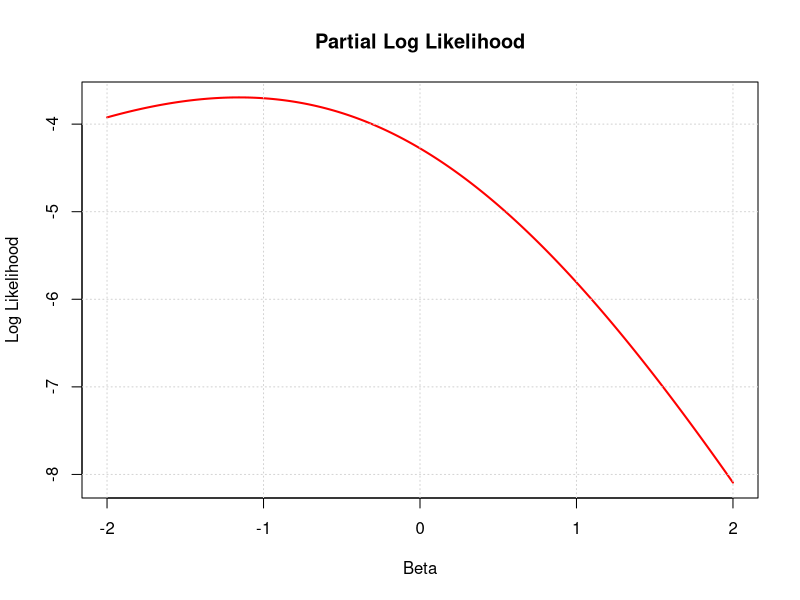
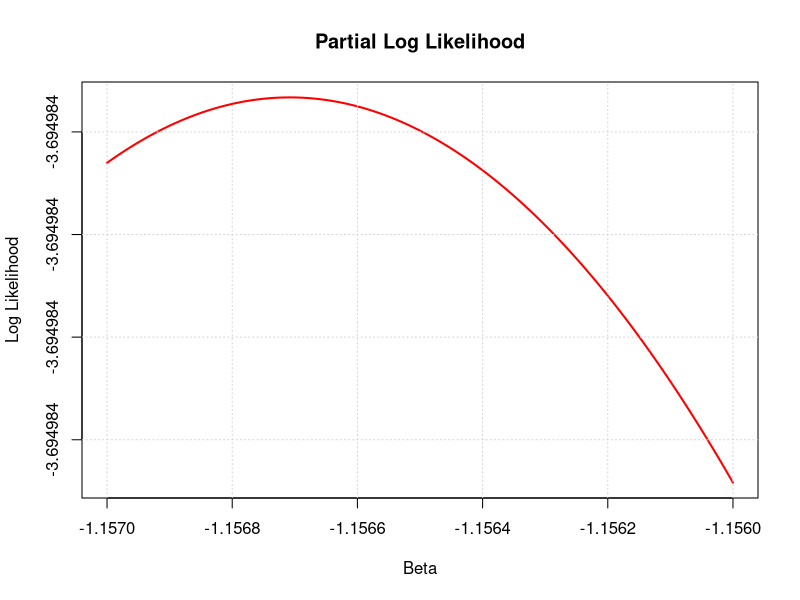
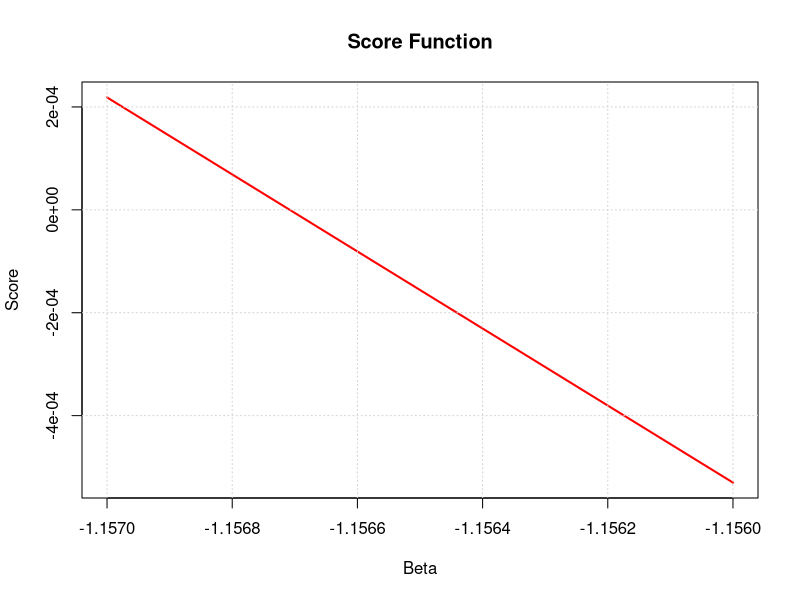

These figures' R source, in order:
## ---- chunk 1
library(survival)

# Time to event (in arbitrary units)
Time <- c(2,5,9,11,14, 4,7,10,12,15)

# Censoring indicator (1 = event occurred, 0 = censored)
Censor <- c(1,0,1,0,1, 1,0,0,0,1)

# Grouping variable (1 = Male, 2 = Female)
Sex <- c(rep(1,5), rep(2,5))

# Display the dataset
cbind(Time, Censor, Sex)

# Create a survival object
Surv(Time, Censor)
## ---- chunk 2
# Fit the Cox model
Cox.fit <- coxph(Surv(Time, Censor) ~ Sex)

# Display the model summary
summary(Cox.fit)
## ---- chunk 3
PartialPL <- function(b){
  p <- exp(b)
  b - 3*log(1 + p) - log(4 + 5*p)
}
## ---- chunk 4
PlotPL <- function(Left, Right){
  Beta <- seq(Left, Right, length = 1000)
  plot(Beta, PartialPL(Beta), type = "l", main = "Partial Log Likelihood",
       xlab = "Beta", ylab = "Log Likelihood", col = "red", lwd = 2)
  grid()
}

# Example plots
PlotPL(-2, 2)
PlotPL(-1.157, -1.156)

# Estimated beta
Beta.hat <- -1.16
## ---- chunk 5
Score <- function(b){
  p <- exp(b)
  1 - 3*p/(1 + p) - 5*p/(4 + 5*p)
}

PlotScore <- function(Left, Right){
  Beta <- seq(Left, Right, length = 1000)
  plot(Beta, Score(Beta), type = "l", main = "Score Function",
       xlab = "Beta", ylab = "Score", col = "red", lwd = 2)
  grid()
}

# Plot the score function
PlotScore(-1.157, -1.156)
## ---- chunk 6
# Numerical derivative at Beta.hat
Derive <- (Score(Beta.hat + 0.01) - Score(Beta.hat - 0.01)) / 0.02

# Standard error
SE <- sqrt(-1 / Derive)
SE
## ---- chunk 7
PartialL <- function(x){
  y <- exp(x)
  x - 3*log(1 + y) - log(4 + 5*y)
}

Deriv <- function(x, h) (PartialL(x + h/2) - PartialL(x - h/2)) / h
Deriv2 <- function(x, h) (PartialL(x + h) - 2*PartialL(x) + PartialL(x - h)) / h^2

# Calculate derivative and second derivative
Info <- -Deriv2(Beta.hat, 10^(-4))
Var <- 1 / Info
Info
## ---- chunk 8
# Wald test
W <- (Beta.hat - 0)^2 / Var

# Likelihood Ratio Test (LRT)
Lambda <- -2 * (PartialL(0) - PartialL(Beta.hat))

# Score test
U0 <- Deriv(0, 10^(-4))
I0 <- -Deriv2(0, 10^(-4))
Score <- U0^2 / I0

# Combine results
Tests <- c(W, Lambda, Score)
names(Tests) <- c("Wald", "LRT", "Score")
Tests
